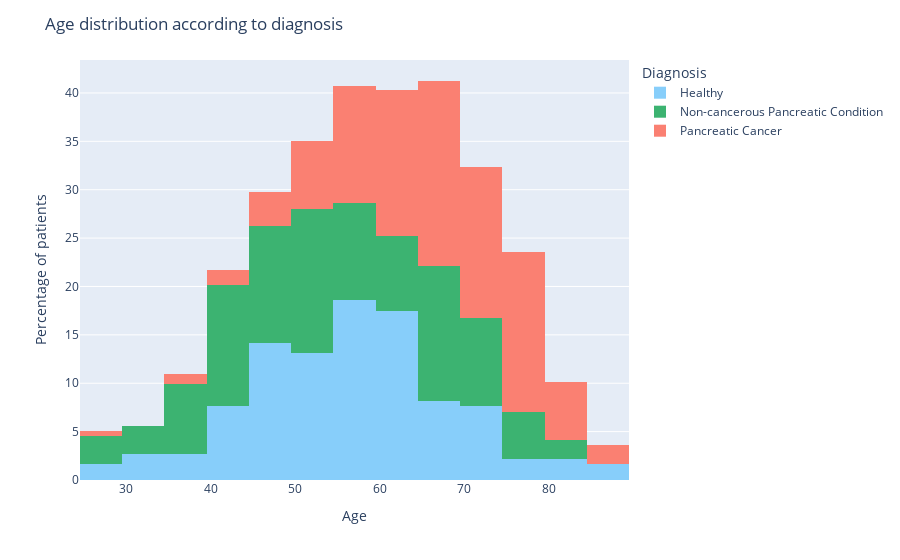

Notebook cell for this chart:
### Code cell
diagnosis_labels = {1: 'Healthy', 2: 'Non-cancerous Pancreatic Condition', 3: 'Pancreatic Cancer'}

color_map = {1: 'LightSkyBlue', 2: 'MediumSeaGreen', 3: 'Salmon'}
fig = px.histogram(biomarkers_df, x='age',
                   color='diagnosis',
                   color_discrete_map=color_map,  
                   labels={'diagnosis':'Diagnosis', 'age':'Age'},
                   category_orders={'diagnosis': [1, 2, 3]}, 
                   histnorm='percent', 
                   nbins=30, 
                   )
fig.for_each_trace(lambda t: t.update(name=diagnosis_labels[int(t.name)]))

fig.update_layout(title='Age distribution according to diagnosis',
                  xaxis_title='Age',
                  yaxis_title='Percentage of patients',
                  legend_title='Diagnosis',
                  )
fig.show()

### Figure 1 — Plotly figure (JSON) as saved in the notebook; plotly's stock layout.template omitted (floating-point values rounded to 4 significant figures; data arrays with more than 128 entries replaced by an {"elided": "..."} marker saying what was removed)
{"data": [{"alignmentgroup": "True", "bingroup": "x", "histnorm": "percent", "hovertemplate": "Diagnosis=1<br>Age=%{x}<br>percent=%{y}<extra></extra>", "legendgroup": "1", "marker": {"color": "LightSkyBlue", "pattern": {"shape": ""}}, "name": "Healthy", "nbinsx": 30, "offsetgroup": "1", "orientation": "v", "showlegend": true, "type": "histogram", "x": {"elided": "183 int values"}, "xaxis": "x", "yaxis": "y"}, {"alignmentgroup": "True", "bingroup": "x", "histnorm": "percent", "hovertemplate": "Diagnosis=2<br>Age=%{x}<br>percent=%{y}<extra></extra>", "legendgroup": "2", "marker": {"color": "MediumSeaGreen", "pattern": {"shape": ""}}, "name": "Non-cancerous Pancreatic Condition", "nbinsx": 30, "offsetgroup": "2", "orientation": "v", "showlegend": true, "type": "histogram", "x": {"elided": "208 int values"}, "xaxis": "x", "yaxis": "y"}, {"alignmentgroup": "True", "bingroup": "x", "histnorm": "percent", "hovertemplate": "Diagnosis=3<br>Age=%{x}<br>percent=%{y}<extra></extra>", "legendgroup": "3", "marker": {"color": "Salmon", "pattern": {"shape": ""}}, "name": "Pancreatic Cancer", "nbinsx": 30, "offsetgroup": "3", "orientation": "v", "showlegend": true, "type": "histogram", "x": {"elided": "199 int values"}, "xaxis": "x", "yaxis": "y"}], "layout": {"autosize": true, "barmode": "relative", "legend": {"title": {"text": "Diagnosis"}, "tracegroupgap": 0}, "margin": {"t": 60}, "title": {"text": "Age distribution according to diagnosis"}, "xaxis": {"anchor": "y", "autorange": true, "domain": [0, 1], "range": [24.5, 89.5], "title": {"text": "Age"}, "type": "linear"}, "yaxis": {"anchor": "x", "autorange": true, "domain": [0, 1], "range": [0, 43.4], "title": {"text": "Percentage of patients"}}}}
